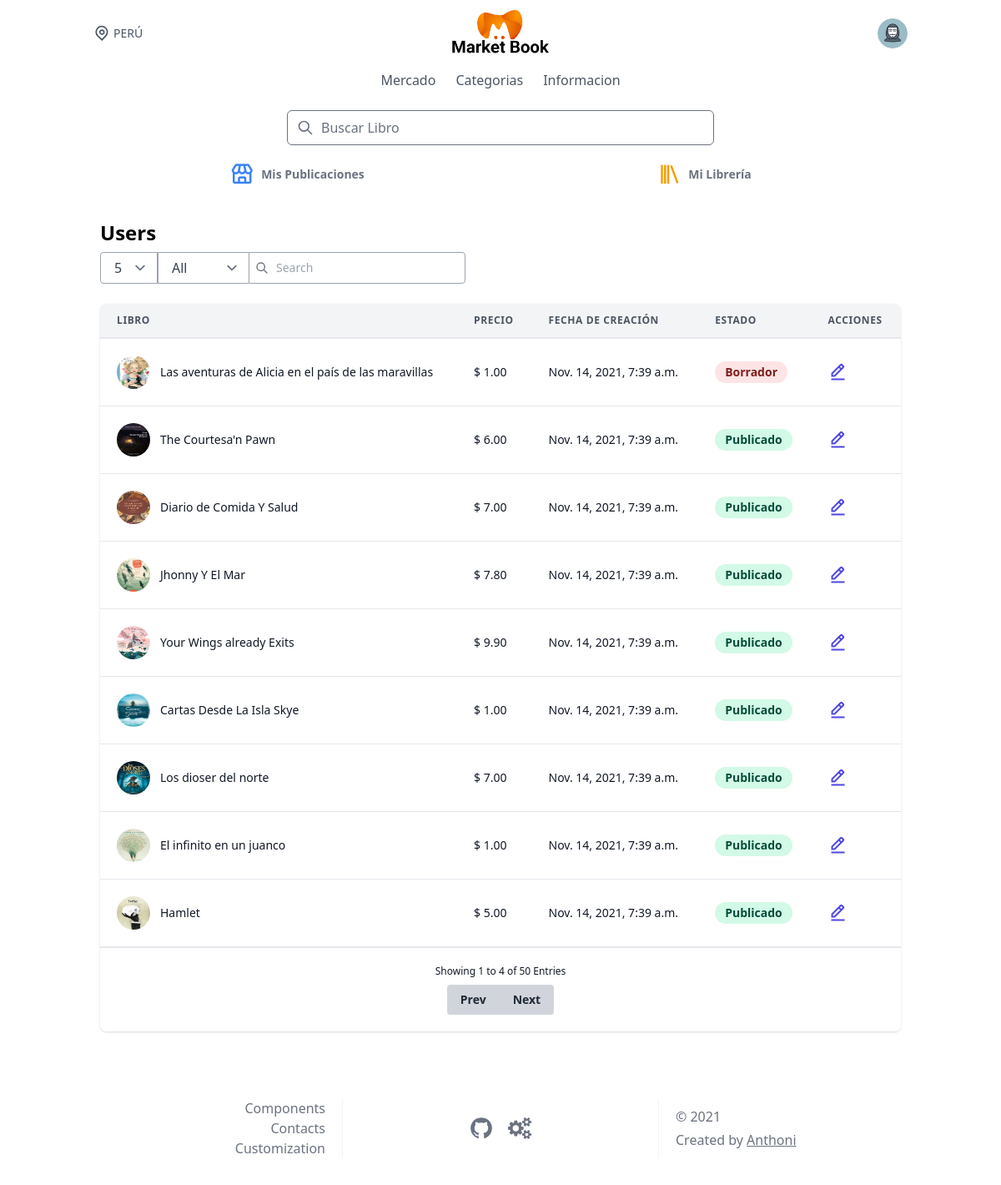
Screenshot of /product/ (signed in) with the database file from the repository.
### accounts/models.py (models this page shows, shortened)
class User(AbstractUser):
    stripe_customer_id=models.CharField(max_length=50,null=True, blank=True)
    photo=models.ImageField(default='users/user_default_bg.png',upload_to=user_directory_path_profile)
    created=models.DateTimeField(auto_now_add=True)
    verifield=models.CharField(max_length=10,choices=VERIFICATION_OPTIONS,default='unverified')
    coins  =models.DecimalField(max_digits=19,decimal_places=2,default=0,blank=False)
    date_created =models.DateField(auto_now_add=True)

### marketplace/models.py (models this page shows, shortened)
class Product(models.Model):
    user = models.ForeignKey(
        User, on_delete=models.CASCADE, related_name='products')
    name = models.CharField(max_length=100)
    description = models.TextField()
    thumbnail = models.ImageField(
        blank=True, null=True, upload_to=marketplace_directory_path)
    slug = models.SlugField(unique=True)
    content_url = models.URLField(blank=True, null=True)
    content_file = models.FileField(blank=True, null=True)
    active = models.BooleanField(default=False)
    price = models.PositiveIntegerField(default=100)
    category = models.ManyToManyField(Categories)
    created = models.DateTimeField(auto_now_add=True)
    def price_display(self):
        return "{0:.2f}".format(self.price/100)

### core/views.py (the view)
# urls.py: path('product/',UserProductList.as_view(),name="product-list"),
class UserProductList(View):
    def get(self, request, *args, **kwargs):
        products = Product.objects.filter(user=request.user)
        context = {
            'products': products
        }
        return render(request, 'pages/products/user_productlist.html', context)

### templates/pages/products/user_productlist.html (shortened to what this page needs)
{% extends 'base.html' %}
{% load static %}
{% block content %}
{% block navbar %}
{% include 'components/navbar.html' %}
{% endblock navbar %}
<div class="container mx-auto px-4 sm:px-8">
  <div class="py-8">
    <div>
      <h2 class="text-2xl font-semibold leading-tight">Users</h2>
    </div>
    <div class="my-2 flex sm:flex-row flex-col">
      <div class="flex flex-row mb-1 sm:mb-0">
        <div class="relative">
          <select
            class="appearance-none h-full rounded-l border blockw-full bg-white border-gray-400 text-gray-700 py-2 px-4 pr-8 leading-tight focus:outline-none focus:bg-white focus:border-gray-500">
            <option>5</option>
          </select>
        </div>
        <div class="relative">
          <select
            class=" h-full rounded-r border-t sm:rounded-r-none sm:border-r-0 border-r border-b block appearance-none w-full bg-white border-gray-400 text-gray-700 py-2 px-4 pr-8 leading-tight focus:outline-none focus:border-l focus:border-r focus:bg-white focus:border-gray-500">
            <option>All</option>
          </select>
        </div>
      </div>
      <div class="block relative">
        <span class="h-full absolute inset-y-0 left-0 flex items-center pl-2">
          <svg viewBox="0 0 24 24" class="h-4 w-4 fill-current text-gray-500">
            <path
              d="M10 4a6 6 0 100 12 6 6 0 000-12zm-8 6a8 8 0 1114.32 4.906l5.387 5.387a1 1 0 01-1.414 1.414l-5.387-5.387A8 8 0 012 10z">
            </path>
          </svg>
        </span>
        <input placeholder="Search"
          class="appearance-none rounded-r rounded-l sm:rounded-l-none border border-gray-400 border-b block pl-8 pr-6 py-2 w-full bg-white text-sm placeholder-gray-400 text-gray-700 focus:bg-white focus:placeholder-gray-600 focus:text-gray-700 focus:outline-none" />
      </div>
    </div>
    <div class="-mx-4 sm:-mx-8 px-4 sm:px-8 py-4 overflow-x-auto">
      <div class="inline-block min-w-full shadow rounded-lg overflow-hidden">
        <table class="min-w-full leading-normal">
          <thead>
            <tr>
              <th
                class="px-5 py-3 border-b-2 border-gray-200 bg-gray-100 text-left text-xs font-semibold text-gray-600 uppercase tracking-wider">
                Libro
              </th>
              <th
                class="px-5 py-3 border-b-2 border-gray-200 bg-gray-100 text-left text-xs font-semibold text-gray-600 uppercase tracking-wider">
                Precio
              </th>
              <th
                class="px-5 py-3 border-b-2 border-gray-200 bg-gray-100 text-left text-xs font-semibold text-gray-600 uppercase tracking-wider">
                Fecha de creación
              </th>
              <th
                class="px-5 py-3 border-b-2 border-gray-200 bg-gray-100 text-left text-xs font-semibold text-gray-600 uppercase tracking-wider">
                Estado
              </th>
              <th
              class="px-5 py-3 border-b-2 border-gray-200 bg-gray-100 text-left text-xs font-semibold text-gray-600 uppercase tracking-wider">
              Acciones
            </th>
            </tr>
          </thead>
          <tbody>
            {% for product in products %}
            <tr>
              <td class="px-5 py-5 border-b border-gray-200 bg-white text-sm">
                <div class="flex items-center">
                  <div class="flex-shrink-0 w-10 h-10">
                    <img class="w-full h-full rounded-full"
                      src="{{ product.thumbnail.url }}"
                      alt="{{product.name}}" />
                  </div>
                  <div class="ml-3">
                    <p class="text-gray-900 whitespace-no-wrap">
                      {{product.name}}
                    </p>
                  </div>
                </div>
              </td>
              <td class="px-5 py-5 border-b border-gray-200 bg-white text-sm">
                <p class="text-gray-900 whitespace-no-wrap"> $ {{product.price_display}}</p>
              </td>
              <td class="px-5 py-5 border-b border-gray-200 bg-white text-sm">
                <p class="text-gray-900 whitespace-no-wrap">
                  {{product.created}}
                </p>
              </td>
              <td class="px-5 py-5 border-b border-gray-200 bg-white text-sm">
                {% if product.active %}
                <span class="relative inline-block px-3 py-1 font-semibold text-green-900 leading-tight">
                  <span aria-hidden class="absolute inset-0 bg-green-200 opacity-50 rounded-full"></span>
                  <span class="relative">Publicado</span>
                </span>
                {% elif not product.active %}
                <span class="relative inline-block px-3 py-1 font-semibold text-red-900 leading-tight">
                  <span aria-hidden class="absolute inset-0 bg-red-200 opacity-50 rounded-full"></span>
                  <span class="relative">Borrador</span>
                </span>
                {% endif %}
              </td>
              <td class="px-5 py-5 border-b border-gray-200 bg-white text-2xl  ">
                <a href="{% url 'product-update' product.slug %}" class="text-indigo-600 hover:text-indigo-900"><i class='bx bx-edit-alt' ></i></a>
              </td>
            </tr>
            {% endfor %}
          </tbody>
        </table>
        <div class="px-5 py-5 bg-white border-t flex flex-col xs:flex-row items-center xs:justify-between          ">
          <span class="text-xs xs:text-sm text-gray-900">
            Showing 1 to 4 of 50 Entries
          </span>
          <div class="inline-flex mt-2 xs:mt-0">
            <button class="text-sm bg-gray-300 hover:bg-gray-400 text-gray-800 font-semibold py-2 px-4 rounded-l">
              Prev
            </button>
            <button class="text-sm bg-gray-300 hover:bg-gray-400 text-gray-800 font-semibold py-2 px-4 rounded-r">
              Next
            </button>
          </div>
        </div>
      </div>
    </div>
  </div>
</div>
{% endblock content %}
{% block footer %}
{% include 'components/footer.html' %}
{% endblock footer %}

### templates/components/navbar.html (shortened to what this page needs)
{% load static %}
{% url 'home' as home %}
<header>
  <div class="container mx-auto px-6 py-3">
    <div class="flex  items-center justify-between">
      <div class="hidden w-full text-gray-600 md:flex md:items-center">
        <span class="mx-1 text-sm">PERÚ</span>
      </div>
      <div class="w-full flex justify-center">
        <a href="{% url 'home' %} " class="flex justify-center">
          <img class="md:h-14 w-auto h-10 l" src="{% static 'images/logo.png' %}" alt="">
        </a>
      </div>
      <div class="flex items-center justify-end w-full">
        {% if user.is_authenticated %}
        <button @click="cartOpen = !cartOpen" class="text-gray-600 focus:outline-none mx-4 sm:mx-0">
          <div class="w-9 h-9 rounded-full overflow-hidden ">
            <img src="{{user.photo.url}}" alt="" class="w-full h-full object-cover ">
          </div>
        </button>
        {% endif %}
      </div>
    </div>
    <nav :class="isOpen ? '' : 'hidden'" class="sm:flex sm:justify-center sm:items-center mt-4">
      <div class="flex flex-col sm:flex-row">
        <a class="mt-3 text-gray-600 hover:underline sm:mx-3 sm:mt-0" href=" {% url 'home' %}">Mercado</a>
        <a class="mt-3 text-gray-600 hover:underline sm:mx-3 sm:mt-0"
          href="{% url 'marketplace:category' %} ">Categorias</a>
        <a class="mt-3 text-gray-600 hover:underline sm:mx-3 sm:mt-0" href="#">Informacion</a>
      </div>
    </nav>
    <div class="relative mt-6 max-w-lg mx-auto">
      <span class="absolute inset-y-0 left-0 pl-3 flex items-center">
        <svg class="h-5 w-5 text-gray-500" viewBox="0 0 24 24" fill="none">
          <path
            d="M21 21L15 15M17 10C17 13.866 13.866 17 10 17C6.13401 17 3 13.866 3 10C3 6.13401 6.13401 3 10 3C13.866 3 17 6.13401 17 10Z"
            stroke="currentColor" stroke-width="2" stroke-linecap="round" stroke-linejoin="round" />
        </svg>
      </span>
      <input
        class="w-full border rounded-md pl-10 pr-4 py-2 focus:border-blue-500 focus:outline-none focus:shadow-outline"
        type="text" placeholder="Buscar Libro">
    </div>
  </div>
</header>
{% if user.is_authenticated %}
<div class=" flex container mx-auto px-6">
  <a href="{% url 'product-list' %}"
    class="w-1/2 flex space-x-2 justify-center items-center hover:bg-gray-100 dark:hover:bg-dark-third text-xl sm:text-3xl py-2 rounded-lg cursor-pointer text-blue-500">
    <i class='bx bx-store'></i>
    <span class="text-xs sm:text-sm font-semibold text-gray-500 dark:text-dark-txt">Mis Publicaciones</span>
  </a>
  <a href="{% url 'library' user.username %}"
    class="w-1/2 flex space-x-2 justify-center items-center hover:bg-gray-100 dark:hover:bg-dark-third text-xl sm:text-3xl py-2 rounded-lg cursor-pointer text-yellow-500">
    <i class='bx bx-library'></i>
    <span class="text-xs sm:text-sm font-semibold text-gray-500 dark:text-dark-txt">Mi Librería</span>
  </a>
</div>
{% endif %}

### rows the page displays
User: photo (placeholder picture)
Product: thumbnail (picture), name "Las aventuras de Alicia en el país de las maravillas", price_display "1.00", created "Nov. 14, 2021, 7:39 a.m.", active False (drawn)
Product: thumbnail (picture), name "The Courtesa'n Pawn", price_display "6.00", created "Nov. 14, 2021, 7:39 a.m.", active True (drawn)
Product: thumbnail (picture), name "Diario de Comida Y Salud", price_display "7.00", created "Nov. 14, 2021, 7:39 a.m.", active True (drawn)
Product: thumbnail (picture), name "Jhonny Y El Mar", price_display "7.80", created "Nov. 14, 2021, 7:39 a.m.", active True (drawn)
Product: thumbnail (picture), name "Your Wings already Exits", price_display "9.90", created "Nov. 14, 2021, 7:39 a.m.", active True (drawn)
Product: thumbnail (picture), name "Cartas Desde La Isla Skye", price_display "1.00", created "Nov. 14, 2021, 7:39 a.m.", active True (drawn)
Product: thumbnail (picture), name "Los dioser del norte", price_display "7.00", created "Nov. 14, 2021, 7:39 a.m.", active True (drawn)
Product: thumbnail (picture), name "El infinito en un juanco", price_display "1.00", created "Nov. 14, 2021, 7:39 a.m.", active True (drawn)
Product: thumbnail (picture), name "Hamlet", price_display "5.00", created "Nov. 14, 2021, 7:39 a.m.", active True (drawn)
